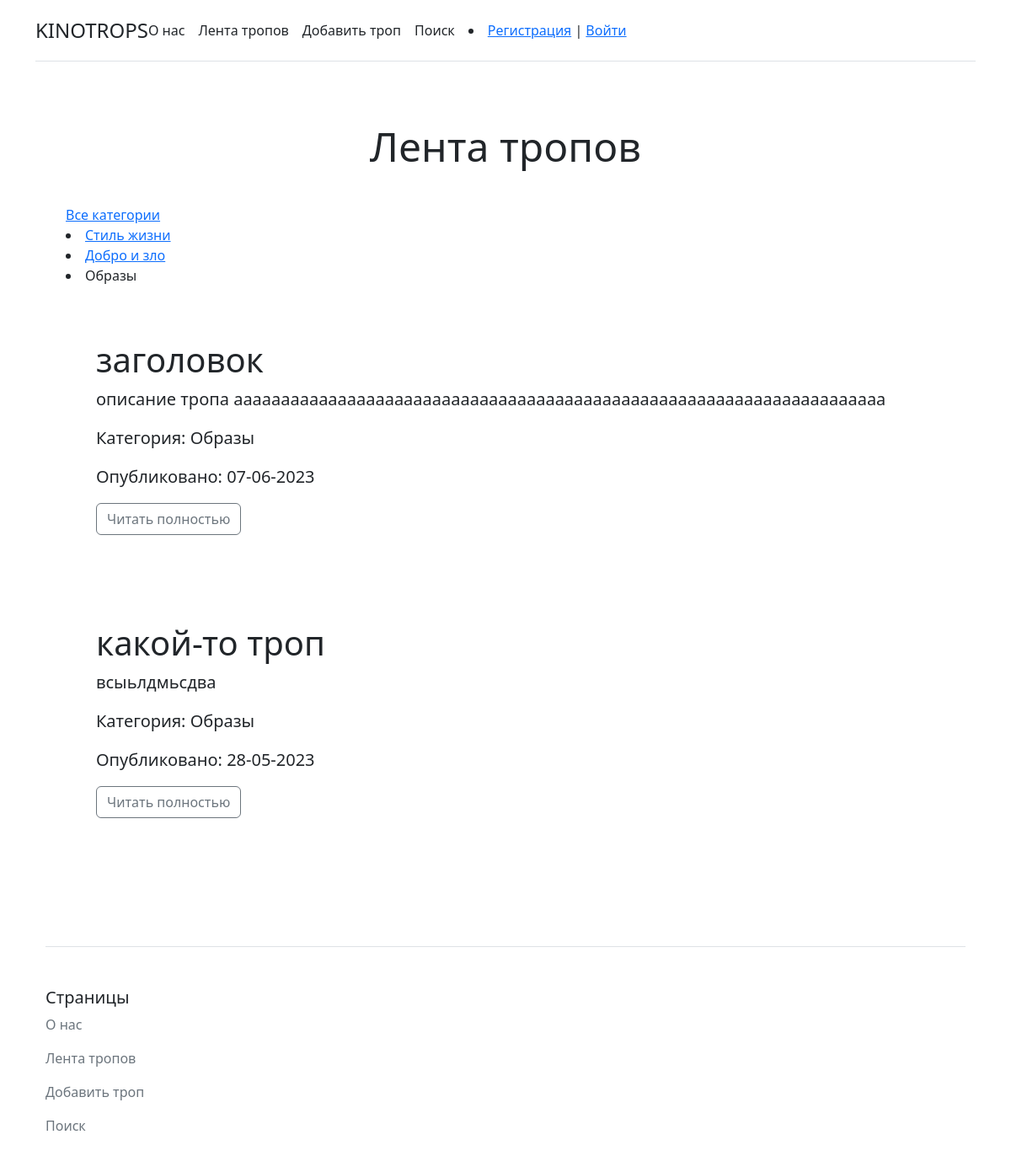
The page /category/obrazy/ on the database its author committed.
### trops/models.py (models this page shows, shortened)
class Category(models.Model):
    name = models.CharField(max_length=100, db_index=True)
    slug = models.SlugField(max_length=255, unique=True, db_index=True, verbose_name="URL")
    def __str__(self):
        return self.name
    class Meta:
        verbose_name = 'категория'
        verbose_name_plural = 'категории'
        ordering = ['id']
    def get_absolute_url(self):
        return reverse('category', kwargs={'cat_slug': self.slug})

class Trops(models.Model):
    title = models.CharField(max_length=255, verbose_name="Заголовок")
    slug = models.SlugField(max_length=255, unique=True, db_index=True, verbose_name="URL")
    content = models.TextField(blank=True, verbose_name="Описание тропа")
    time_create = models.DateTimeField(auto_now_add=True, verbose_name="Дата создания")
    time_update = models.DateTimeField(auto_now=True, verbose_name="Дата последнего изменения")
    is_published = models.BooleanField(default=True, verbose_name="Публикация")
    cat = models.ForeignKey('Category', on_delete=models.PROTECT, null=True, verbose_name="Категория")
    class Meta:
        verbose_name = 'троп'
        verbose_name_plural = 'тропы'
        ordering = ['-time_create', 'title']
    def get_absolute_url(self):
        return reverse('trops', kwargs={'trops_slug': self.slug})

### trops/views.py (the view)
# urls.py: path('category/<slug:cat_slug>/', TropsCategory.as_view(), name='category'),
class TropsCategory(DataMixin, ListView):
    model = Trops
    template_name = 'trops/feed_of_trops.html'
    context_object_name = 'trops'
    allow_empty = False
    def get_queryset(self):
        return Trops.objects.filter(cat__slug=self.kwargs['cat_slug'], is_published=True)
    def get_context_data(self, *, object_list=None, **kwargs):
        context = super().get_context_data(**kwargs)
        c_def = self.get_user_context(title='Категория - ' + str(context['trops'][0].cat),
                                      cat_selected=context['trops'][0].cat_id)
        return dict(list(context.items()) + list(c_def.items()))

### trops/templatetags/trops_tags.py (called while the page is built)
@register.inclusion_tag('trops/list_categories.html')
def show_categories(sort=None, cat_selected=0):
    if not sort:
        cats = Category.objects.all()
    else:
        cats = Category.objects.order_by(sort)
    return {"cats": cats, "cat_selected": cat_selected}

### trops/utils.py (called while the page is built)
    def get_user_context(self, **kwargs):
        context = kwargs
        cats = Category.objects.annotate(Count('trops'))
        context['menu'] = menu
        context['cats'] = cats
        if 'cat_selected' not in context:
            context['cat_selected'] = 0
        return context

### trops/templates/trops/feed_of_trops.html (shortened to what this page needs)
{% extends 'trops/base.html' %}
{% load trops_tags %}
{% block content %}
<div class="container py-3">
    <div class="pricing-header p-3 pb-md-4 mx-auto text-center"><span class="display-5 fw-normal text-dark">Лента тропов</span></div>
    <div class="container py-3">
        <td valign="top" class=" mt-2 mt-md-0 text-white rounded bg-black">
            {% if c.women__count > 0 %}
		    <a class="selected">Все категории</a>
            {% else %}
		    <a href="{% url 'feed_of_trops' %}">Все категории</a>
            {% endif %}
        {% show_categories cat_selected=cat_selected %}
        </td>
    </div>
{% for el in trops %}
    <div class="p-2 p-md-5 mb-2 text-white rounded bg-blue">
        <div class="col-md-12 px-0 text-right">
            <h1 class="display-6 fw-normal text-dark">{{ el.title }}</h1>
            <p class="lead fw-thin text-dark">{{ el.content|truncatewords:50 }}</p>
            <p class="lead fw-thin text-dark">Категория: {{el.cat}}</p>
            <p class="lead fw-thin text-dark">Опубликовано: {{el.time_update|date:"d-m-Y "}}</p>
        </div>
      <a class="btn btn-outline-secondary" href="{{ el.get_absolute_url }}">Читать полностью</a>
    </div>
{% endfor %}
</div>
{% endblock %}

### trops/templates/trops/list_categories.html
{% for c in cats %}
	{% if c.pk == cat_selected %}
		<li class="selected">{{c.name}}</li>
	{% else %}
		<li><a href="{{ c.get_absolute_url }}">{{c.name}}</a></li>
	{% endif %}
{% endfor %}

### rows shown on the page
Category: name "Стиль жизни"
Category: name "Добро и зло"
Category: name "Образы"
Trops: title "заголовок", content "описание тропа ааааааааааааааааааааааааааааааааааааааааааааааааааааааааааааааааааааа", cat "Образы", time_update "07-06-2023"
Trops: title "какой-то троп", content "всыьлдмьсдва", cat "Образы", time_update "28-05-2023"

### other values the page prints
{{ m.title }} "О нас" "Лента тропов" "Добавить троп" "Поиск"
{{ m.title }} "О нас" "Лента тропов" "Добавить троп"
{{ m.title }} "Поиск"
